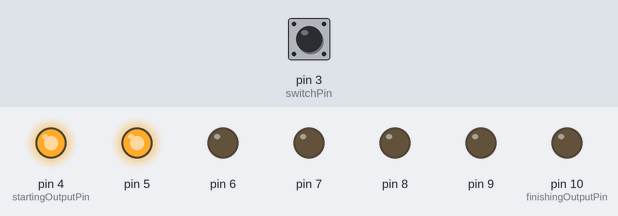
Bench run of a sketch on a simulated Arduino Uno, built with avr-gcc and run on an emulated ATmega328P. Shown: output pins drawn as LEDs (lit = HIGH). Dashed ring = blinking. Inputs (shaded band) come from the test bench; at power-on: pin 3 (switchPin) LOW. What the sketch prints to the serial monitor is not drawn.

Above: at 1.25 s.
1.3 s: pin 3 (switchPin) pulled HIGH for 1 s
At 3.3 s:
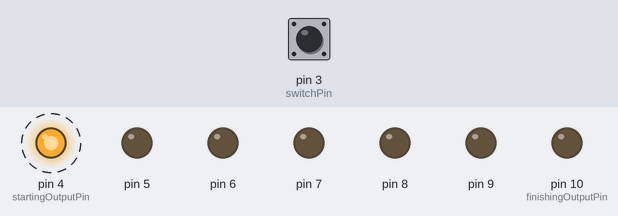
5.3 s: pin 3 (switchPin) pulled HIGH for 0.15 s
At 5.9 s:
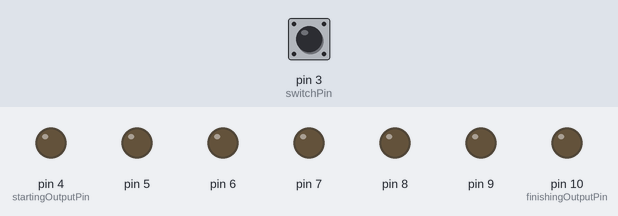
8.4 s: pin 3 (switchPin) pulled HIGH for 3.2 s
At 16.2 s:
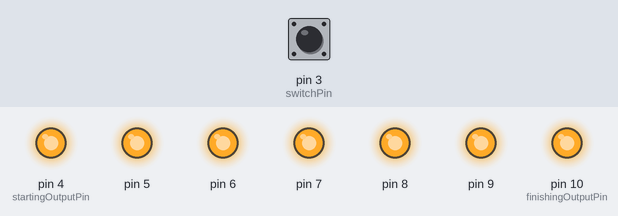
Timing chart, 0 to 17.7 s (numbered marks = the images above; inputs shaded):
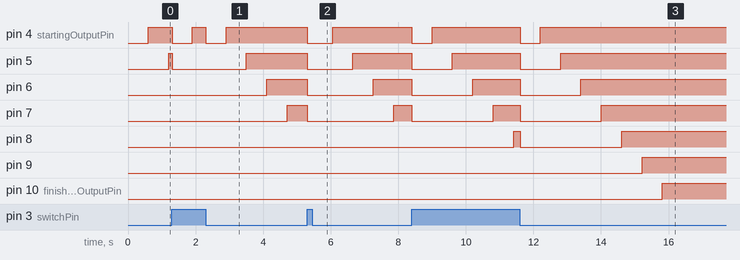

The sketch:

Countdown_digitaltimer_refactored.ino
```cpp
/*
 *
 * Nombre: David Prieto
 * Fecha: 21/02/2021
 * Este programa es una modificación del Reloj digital (proyecto del starter kit)
 *
 * Al pulsar el botón comienza a encender los leds. Si se mantiene pulsado igualmente se siguen encendiendo
 *
 * Esta version está refactorizado para utilizar funciones separadas y hacer más legible el código
 *
 *
*/

// constante del pin del botón.
const int switchPin = 3;
const int startingOutputPin = 4; // variable para guardar el primer pin a activar.
const int finishingOutputPin = 10;  //constante para guardar el último pin a activar.

unsigned long previousTime = 0; // store the last time an LED was updated
unsigned long currentTime = 0; // variable para guardar el tiempo actual
int switchState = 0; // the current switch state
int prevSwitchState =0; // the previous switch state


int currentPin = startingOutputPin; // en esta variable guardamos el valor del pin que queremos activar

// 600000 = 10 minutes in milliseconds
long interval = 600; // interval at which to light the next LED

void setup() {
  // utilizamos un bucle for para iniciar los leds
  for (int x = startingOutputPin; x <= finishingOutputPin; x++) {
    pinMode(x, OUTPUT);
  }
  // Pin del botón como input
  pinMode(switchPin, INPUT);
  // Iniciamos la comunicación con el ordenador por si necesitamos resolver cualquier error.
  Serial.begin(9600);
}

void loop() {
  updatePins();
  checkButton();
}

void updatePins() {
    // Miramos la hora y la guardamos
  currentTime = millis();

  // Comparamos la hora con la "hora anterior" y revisamos si ha pasado tiempo suficiente (interval)
  if (currentTime - previousTime > interval) {
    // Si ya ha pasado el tiempo de intervalo, decimos que la última vez que se activó esto es ahora
    previousTime = currentTime;
    // encendemos el pin que le toca
    digitalWrite(currentPin, HIGH);
    // aumentamos la variable del pin para que luego le toque al siguiente pin
    currentPin++;
    // En caso de que se exceda el límite de los pines, se queda automáticamente en el número +1 para evitar errores y reinicios extraños
    if (currentPin > finishingOutputPin) {
      currentPin = finishingOutputPin;
      }
  }
}

void checkButton() {
  // leemos el botón y lo guardamos en switchtate
  switchState = digitalRead(switchPin);
  Serial.println(switchState);

  // if the switch has changed
  if (switchState != prevSwitchState) {
    for (int x = startingOutputPin; x <= finishingOutputPin; x++) {
     digitalWrite(x, LOW);
    }
    // la variable del led la mandamos al inicio
    currentPin = startingOutputPin;
    //reset the timer
    previousTime = currentTime;
  }
  // set the previous switch state to the current state
  prevSwitchState = switchState;
}
```

Measured:
- after the input at 1.3 s, pin 4 (startingOutputPin): alternates HIGH for 0.40 s and LOW for 0.60 s, 4 changes in all, then stays HIGH, starting at once; pin 5: HIGH → LOW at once, → HIGH 2.2 s later
- after the input at 5.3 s, pin 4 (startingOutputPin): HIGH → LOW at once, → HIGH 0.75 s later; pin 5: HIGH → LOW at once, → HIGH 1.4 s later; pin 6: HIGH → LOW at once, → HIGH 2.0 s later; pin 7: HIGH → LOW at once, → HIGH 2.6 s later; pin 8: stays LOW (without the input it goes to HIGH after 0.01 s)
- after the input at 8.4 s, pin 4 (startingOutputPin): alternates HIGH for 2.6 s and LOW for 0.60 s, 4 changes in all, then stays HIGH, starting at once; pin 5: alternates HIGH for 2.0 s and LOW for 1.2 s, 4 changes in all, then stays HIGH, starting at once
